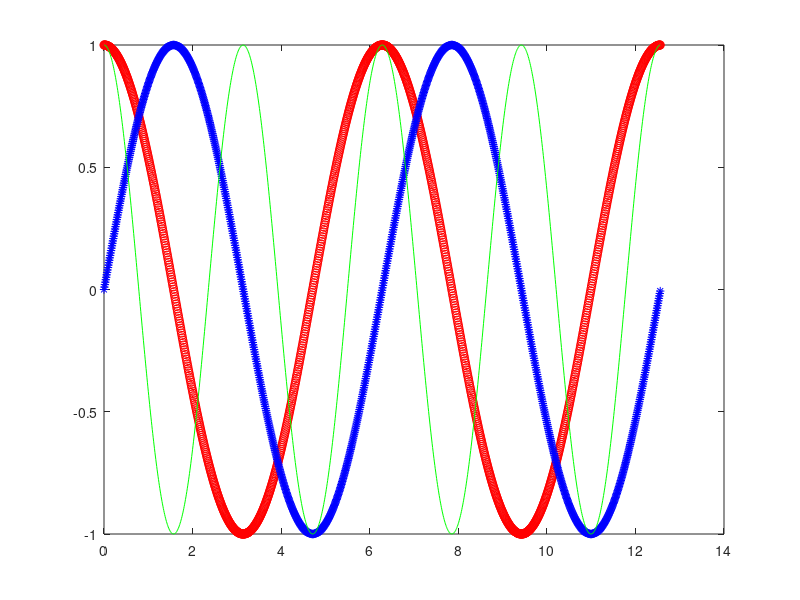
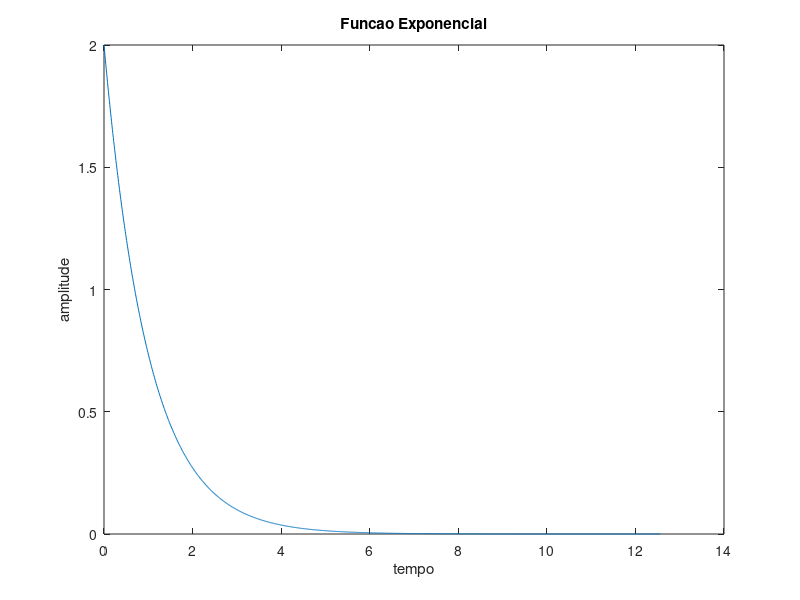
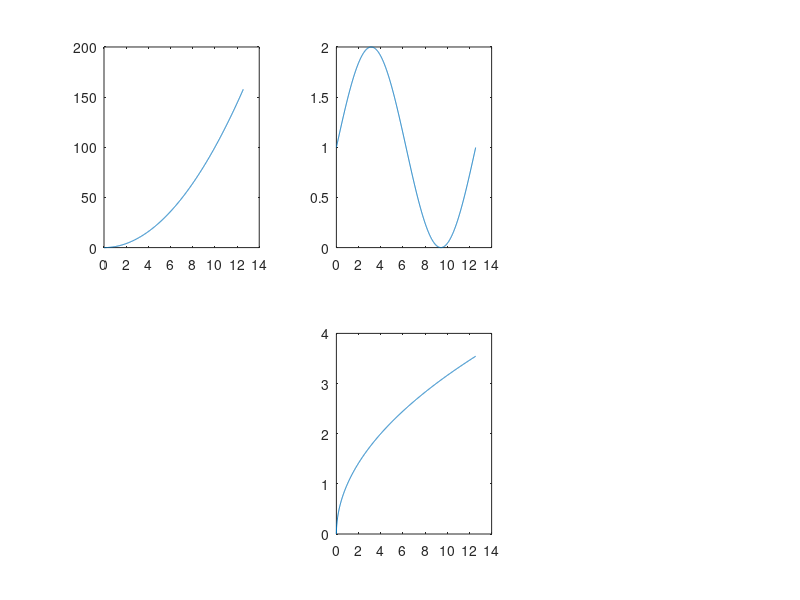
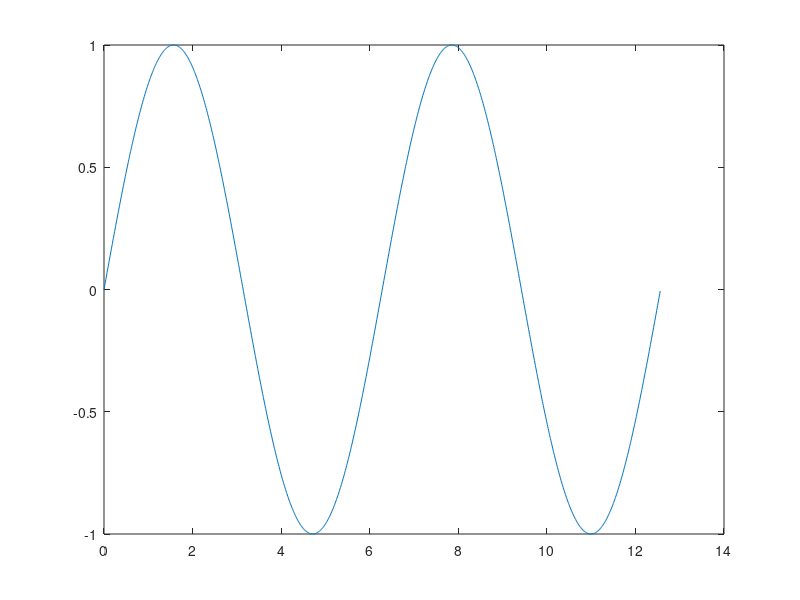

Source code (MATLAB) for these figures, in order:
% Tutorial Básico de Matlab
% Autor: Professora Deise Monquelate Arndt
% IFSC - Campus São José
% Data Agosto/2015
%
% 
% O objetivo deste tutorial é auxiliar os alunos no aprendizado da
% ferramenta Matlab. Boa parte do conteúdo ministrado neste será de grande
% utilizade para a disciplina de COM I.


%% Iniciando os trabalhos

close all           % Fecha todas as Figuras abertas
clear all           % Limpa todas as variáveis já existentes 
clc                 % Limpa a tela de comandos do Matlab

%% Trabalhando com Vetores e Matrizes

% Criando um vetor linha
LA = [1, 2, 3, 4, 5]
% Criando um vetor colunaa
CA = [11; 12; 13; 14; 15;]
% Criando uma matriz
MA =[0  1  2  3  4  5  6  7  8  9
    10 11 12 13 14 15 16 17 18 19
    20 21 22 23 24 25 26 27 28 29
    30 31 32 33 34 35 36 37 38 39
    40 41 42 43 44 45 46 47 48 49
    50 51 52 53 54 55 56 57 58 59
    60 61 62 63 64 65 66 67 68 69
    70 71 72 73 74 75 76 77 78 79
    80 81 82 83 84 85 86 87 88 89
    ]

% Transposição de matrizes
LAT = LA .'             %Transposição
CAT = CA .'             %Transposição
MAT = MA .'             %Transposição

% Matriz  preeenchida com valores determinados
MB = ones(3,3)      % Matriz 3x3 preenchida com 1's
MC = zeros(3,5)     % Matriz 3x5 preenchida com 0's
MD = eye(4,3)       % Matriz identidade

%Matrizes aleatórias
 X = rand(3,4)      % Uniforme no intervalo (0,1).
 X1 = randn(2,5)    % Normal (gaussiana) com média 0, variância 1.
 
 %% Inserindo valores em variáves

 Q = -0.001;                          % Ponto (não vírgula) como separador decimal.
 R = -1e-3;                           % -1 * 10^-3.
 S= 5 - 2j;                          % MATLAB aceita números complexos (i ou j).
 T = 2.5e3;

%% Operações Matemáticas 

%Operações matemáticas são a alma do MATLAB. A lista completa dos operadores disponíveis pode ser obtida no site da mathworks.
%Ao trabalhar com vetores ou matrizes, as restrições de operação da matemática devem ser respeitadas


soma = 3 + 7        % Soma

subt = 4 - 6        % Subtração

mult = 2 * 8        % Multiplicação

divs = 7 / 30       % Divisão

pote = 4 ^ 9        % Potenciação

raiz = sqrt(28)     % Raiz quadrada

%% Intervalos
inte1 = 1:9         % Intervalo

inte2 = 1:4:40      % Intervalo saltado

inte3 = 5:-1:1      % Intervalo negativo

inte4 = 15:-5:-30   % Intervalo negativo saltado


%% Manipulando as matrizes e vetores

mult1 = [5 4 3 2 1] .* [6 7 8 9 10] %Multiplicação elemento a elemento de vetores

mult2 = LA * CA                     % Produto escalar

div1 = [5 4 3 2 1] ./ [10 9 8 7 6]  %Divisão elemento a elemento de vetores

pot1 = [1 2 3 4 5 6] .^ 3           %Potenciação elemento a elemento de vetores

%% Números complexos
j 
cplx1 = 12 + j*5        % Número complexo

cplxC1 = conj(cplx1)    %Conjugado

%Hermitiana (transposta conjugada)
Vcplx = [1 + j*3, 4 + j*6, 8 - j*13, -9 + j*1]
VcplxH = Vcplx'

%% Operações Booleanas
 MA == 5*MA                      % Testa igualdade elemento a elemento.
 MA ~= 5*MA                      % Diferente de.
 MA > 3;                          % Testa se cada elemento é maior que 3.
 [1 1 0] & [1 0 0];               % Lógica E.
 [1 1 0] | [1 0 0];               % Lógica OU.
 
 %Obs.: O MATLAB considera Falso = 0 e Verdadeiro, tudo que não é 0.

 
 %% Algumas funções úteis
 abs([-1 2 -3])                  % Módulo.
 abs(1+j)                        % Igual a raiz de 2.
 angle(1+j)                      % Em radianos.
 angle(1+j) * (180/pi)           % Convertido pra graus.

%  convolução                       % Convolução, equivalente a produto polinomial
 conv([1 1], [1 1])               % (x+1)(x+1) = x² + 2x + 1
 
 roots([1 2 1])                   % Calcula as raízes do polinômio
%% Indexando Matrizes

LAInd   = LA(1)    % Elemento 1 do vetor LA
CAInd_3   = CA(3)    % Elemento 3 do vetor CA
MAInd = MA(2,4)  % Elemento da linha 2 e coluna 4 da matriz [múltiplos subscritos]
MAInd_6   = MA(6)    % Elemento 6 da matriz [indexação por índice]
 
LA3 = LA(2:4)  % Elementos 2 a 4 do vetor LA
CA3 = CA(1:3)  % Elementos 1 a 3 do vetor CA
MA3 = MA(3,5:8) % Elementos 5 a 8 da linha 3 da matriz
MA4 = MA(1:5,8)  % Elementos 1 a 5 da coluna 8 da matriz
MA5 = MA(1:4,5:7) % Elementos da linha 1 a 4 e da coluna 5 a 7 da matriz (submatriz)

%Concatenando um vetor com um escalar. 

C1 = [LA, 10]   % Concatenando um vetor linha
C2 = [CA; 25]   % Concatenando um vetor coluna
 
 

%%  Criando Sinais

 t = 0:9;
 f = sin(t);
 plot(t, f)                      % O que o MATLAB faz é unir os pontos.
 plot(t, f, 'bx')                % Azul com x
%  help plot

 t = 0:0.01:4*pi;                % Com muitos pontos o gráfico fica suave.
 f = sin(t);
 plot(t, f)
 plot(t, cos(t), 'ro')            % Apagou o gráfico do seno!

 hold                            % Para manter os plots.
 plot(t, sin(t), 'b*')
 plot(t, cos(2*t), 'g')
 
 %% Trabalhando com Figuras
%Nova janela de plotagem, título, eixos
 figure(50)                          % Cria uma nova janela de plotagem.
 plot(t, 2*exp(-t))
 title('Funcao Exponencial')     % Inserir Título.
 xlabel('tempo')                 % Texto do eixo horizontal.
 ylabel('amplitude')             % Texto do eixo vertical.
 
 %Subplot
%O comando subplot(M,N,i) divide a janela de plotagem em uma matriz M x N e prepara o proximo plot na posicao i.

figure(51)
 subplot(2,3,1)
 plot(t, t.^2)

 subplot(2,3,5)
 plot(t, sqrt(t))

 subplot(2,3,2)
 plot(t, sin(t/2) + 1)
%Plot sem o argumento x
 figure(52); plot(t, f)
 figure(53); plot(f)
%Plotando seqüências discretas: stem
 n = 0:6
 a = 10 - (n - 3) .^ 2
 figure(54)
 stem(n, a)
 
 
 
 
 
 